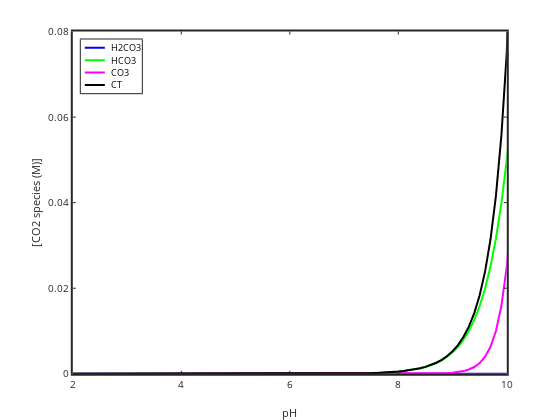

The notebook cell this image was saved under:
### Code cell
%plot -s 600,500 -f 'svg'
plot(pH,H2CO3,'b','linewidth',2)
hold on
plot(pH,HCO3,'g','linewidth',2)
plot(pH,CO3,'m','linewidth',2)
plot(pH,H2CO3+HCO3+CO3,'k-','linewidth',2)
xlabel('pH'); ylabel('[CO2 species (M)]');
legend('H2CO3','HCO3','CO3','CT','location','northwest');
set(gca,'linewidth',2);
title('Distribution diagram, Open CO2 system')
axis([2 10 0 0.08])

### Figure 1 — Plotly figure (JSON) as saved in the notebook; plotly's stock layout.template omitted (floating-point values rounded to 4 significant figures)
{"data": [{"line": {"color": "rgb(0,0,255)", "dash": "solid", "width": 2}, "marker": {"color": "rgb(0,0,255)", "line": {"color": "rgb(0,0,255)"}, "size": 6, "symbol": "none"}, "mode": "lines", "name": "H2CO3", "showlegend": true, "type": "scatter", "visibility": true, "x": [2, 2.1, 2.2, 2.3, 2.4, 2.5, 2.6, 2.7, 2.8, 2.9, 3, 3.1, 3.2, 3.3, 3.4, 3.5, 3.6, 3.7, 3.8, 3.9, 4, 4.1, 4.2, 4.3, 4.4, 4.5, 4.6, 4.7, 4.8, 4.9, 5, 5.1, 5.2, 5.3, 5.4, 5.5, 5.6, 5.7, 5.8, 5.9, 6, 6.1, 6.2, 6.3, 6.4, 6.5, 6.6, 6.7, 6.8, 6.9, 7, 7.1, 7.2, 7.3, 7.4, 7.5, 7.6, 7.7, 7.8, 7.9, 8, 8.1, 8.2, 8.3, 8.4, 8.5, 8.6, 8.7, 8.8, 8.9, 9, 9.1, 9.2, 9.3, 9.4, 9.5, 9.6, 9.7, 9.8, 9.9, 10, 10.1, 10.2, 10.3, 10.4, 10.5, 10.6, 10.7, 10.8, 10.9, 11, 11.1, 11.2, 11.3, 11.4, 11.5, 11.6, 11.7, 11.8, 11.9, 12], "xaxis": "x", "y": [1e-05, 1e-05, 1e-05, 1e-05, 1e-05, 1e-05, 1e-05, 1e-05, 1e-05, 1e-05, 1e-05, 1e-05, 1e-05, 1e-05, 1e-05, 1e-05, 1e-05, 1e-05, 1e-05, 1e-05, 1e-05, 1e-05, 1e-05, 1e-05, 1e-05, 1e-05, 1e-05, 1e-05, 1e-05, 1e-05, 1e-05, 1e-05, 1e-05, 1e-05, 1e-05, 1e-05, 1e-05, 1e-05, 1e-05, 1e-05, 1e-05, 1e-05, 1e-05, 1e-05, 1e-05, 1e-05, 1e-05, 1e-05, 1e-05, 1e-05, 1e-05, 1e-05, 1e-05, 1e-05, 1e-05, 1e-05, 1e-05, 1e-05, 1e-05, 1e-05, 1e-05, 1e-05, 1e-05, 1e-05, 1e-05, 1e-05, 1e-05, 1e-05, 1e-05, 1e-05, 1e-05, 1e-05, 1e-05, 1e-05, 1e-05, 1e-05, 1e-05, 1e-05, 1e-05, 1e-05, 1e-05, 1e-05, 1e-05, 1e-05, 1e-05, 1e-05, 1e-05, 1e-05, 1e-05, 1e-05, 1e-05, 1e-05, 1e-05, 1e-05, 1e-05, 1e-05, 1e-05, 1e-05, 1e-05, 1e-05, 1e-05], "yaxis": "y"}, {"line": {"color": "rgb(0,255,0)", "dash": "solid", "width": 2}, "marker": {"color": "rgb(0,255,0)", "line": {"color": "rgb(0,255,0)"}, "size": 6, "symbol": "none"}, "mode": "lines", "name": "HCO3", "showlegend": true, "type": "scatter", "visibility": true, "x": [2, 2.1, 2.2, 2.3, 2.4, 2.5, 2.6, 2.7, 2.8, 2.9, 3, 3.1, 3.2, 3.3, 3.4, 3.5, 3.6, 3.7, 3.8, 3.9, 4, 4.1, 4.2, 4.3, 4.4, 4.5, 4.6, 4.7, 4.8, 4.9, 5, 5.1, 5.2, 5.3, 5.4, 5.5, 5.6, 5.7, 5.8, 5.9, 6, 6.1, 6.2, 6.3, 6.4, 6.5, 6.6, 6.7, 6.8, 6.9, 7, 7.1, 7.2, 7.3, 7.4, 7.5, 7.6, 7.7, 7.8, 7.9, 8, 8.1, 8.2, 8.3, 8.4, 8.5, 8.6, 8.7, 8.8, 8.9, 9, 9.1, 9.2, 9.3, 9.4, 9.5, 9.6, 9.7, 9.8, 9.9, 10, 10.1, 10.2, 10.3, 10.4, 10.5, 10.6, 10.7, 10.8, 10.9, 11, 11.1, 11.2, 11.3, 11.4, 11.5, 11.6, 11.7, 11.8, 11.9, 12], "xaxis": "x", "y": [5.012e-10, 6.31e-10, 7.943e-10, 1e-09, 1.259e-09, 1.585e-09, 1.995e-09, 2.512e-09, 3.162e-09, 3.981e-09, 5.012e-09, 6.31e-09, 7.943e-09, 1e-08, 1.259e-08, 1.585e-08, 1.995e-08, 2.512e-08, 3.162e-08, 3.981e-08, 5.012e-08, 6.31e-08, 7.943e-08, 1e-07, 1.259e-07, 1.585e-07, 1.995e-07, 2.512e-07, 3.162e-07, 3.981e-07, 5.012e-07, 6.31e-07, 7.943e-07, 1e-06, 1.259e-06, 1.585e-06, 1.995e-06, 2.512e-06, 3.162e-06, 3.981e-06, 5.012e-06, 6.31e-06, 7.943e-06, 1e-05, 1.259e-05, 1.585e-05, 1.995e-05, 2.512e-05, 3.162e-05, 3.981e-05, 5.012e-05, 6.31e-05, 7.943e-05, 0.0001, 0.0001259, 0.0001585, 0.0001995, 0.0002512, 0.0003162, 0.0003981, 0.0005012, 0.000631, 0.0007943, 0.001, 0.001259, 0.001585, 0.001995, 0.002512, 0.003162, 0.003981, 0.005012, 0.00631, 0.007943, 0.01, 0.01259, 0.01585, 0.01995, 0.02512, 0.03162, 0.03981, 0.05012, 0.0631, 0.07943, 0.1, 0.1259, 0.1585, 0.1995, 0.2512, 0.3162, 0.3981, 0.5012, 0.631, 0.7943, 1.0, 1.259, 1.585, 1.995, 2.512, 3.162, 3.981, 5.012], "yaxis": "y"}, {"line": {"color": "rgb(255,0,255)", "dash": "solid", "width": 2}, "marker": {"color": "rgb(255,0,255)", "line": {"color": "rgb(255,0,255)"}, "size": 6, "symbol": "none"}, "mode": "lines", "name": "CO3", "showlegend": true, "type": "scatter", "visibility": true, "x": [2, 2.1, 2.2, 2.3, 2.4, 2.5, 2.6, 2.7, 2.8, 2.9, 3, 3.1, 3.2, 3.3, 3.4, 3.5, 3.6, 3.7, 3.8, 3.9, 4, 4.1, 4.2, 4.3, 4.4, 4.5, 4.6, 4.7, 4.8, 4.9, 5, 5.1, 5.2, 5.3, 5.4, 5.5, 5.6, 5.7, 5.8, 5.9, 6, 6.1, 6.2, 6.3, 6.4, 6.5, 6.6, 6.7, 6.8, 6.9, 7, 7.1, 7.2, 7.3, 7.4, 7.5, 7.6, 7.7, 7.8, 7.9, 8, 8.1, 8.2, 8.3, 8.4, 8.5, 8.6, 8.7, 8.8, 8.9, 9, 9.1, 9.2, 9.3, 9.4, 9.5, 9.6, 9.7, 9.8, 9.9, 10, 10.1, 10.2, 10.3, 10.4, 10.5, 10.6, 10.7, 10.8, 10.9, 11, 11.1, 11.2, 11.3, 11.4, 11.5, 11.6, 11.7, 11.8, 11.9, 12], "xaxis": "x", "y": [2.512e-18, 3.981e-18, 6.31e-18, 1e-17, 1.585e-17, 2.512e-17, 3.981e-17, 6.31e-17, 1e-16, 1.585e-16, 2.512e-16, 3.981e-16, 6.31e-16, 1e-15, 1.585e-15, 2.512e-15, 3.981e-15, 6.31e-15, 1e-14, 1.585e-14, 2.512e-14, 3.981e-14, 6.31e-14, 1e-13, 1.585e-13, 2.512e-13, 3.981e-13, 6.31e-13, 1e-12, 1.585e-12, 2.512e-12, 3.981e-12, 6.31e-12, 1e-11, 1.585e-11, 2.512e-11, 3.981e-11, 6.31e-11, 1e-10, 1.585e-10, 2.512e-10, 3.981e-10, 6.31e-10, 1e-09, 1.585e-09, 2.512e-09, 3.981e-09, 6.31e-09, 1e-08, 1.585e-08, 2.512e-08, 3.981e-08, 6.31e-08, 1e-07, 1.585e-07, 2.512e-07, 3.981e-07, 6.31e-07, 1e-06, 1.585e-06, 2.512e-06, 3.981e-06, 6.31e-06, 1e-05, 1.585e-05, 2.512e-05, 3.981e-05, 6.31e-05, 0.0001, 0.0001585, 0.0002512, 0.0003981, 0.000631, 0.001, 0.001585, 0.002512, 0.003981, 0.00631, 0.01, 0.01585, 0.02512, 0.03981, 0.0631, 0.1, 0.1585, 0.2512, 0.3981, 0.631, 1.0, 1.585, 2.512, 3.981, 6.31, 10.0, 15.85, 25.12, 39.81, 63.1, 100.0, 158.5, 251.2], "yaxis": "y"}, {"line": {"color": "rgb(0, 0, 0)", "dash": "solid", "width": 2}, "marker": {"color": "rgb(0, 0, 0)", "line": {"color": "rgb(0, 0, 0)"}, "size": 6, "symbol": "none"}, "mode": "lines", "name": "CT", "showlegend": true, "type": "scatter", "visibility": true, "x": [2, 2.1, 2.2, 2.3, 2.4, 2.5, 2.6, 2.7, 2.8, 2.9, 3, 3.1, 3.2, 3.3, 3.4, 3.5, 3.6, 3.7, 3.8, 3.9, 4, 4.1, 4.2, 4.3, 4.4, 4.5, 4.6, 4.7, 4.8, 4.9, 5, 5.1, 5.2, 5.3, 5.4, 5.5, 5.6, 5.7, 5.8, 5.9, 6, 6.1, 6.2, 6.3, 6.4, 6.5, 6.6, 6.7, 6.8, 6.9, 7, 7.1, 7.2, 7.3, 7.4, 7.5, 7.6, 7.7, 7.8, 7.9, 8, 8.1, 8.2, 8.3, 8.4, 8.5, 8.6, 8.7, 8.8, 8.9, 9, 9.1, 9.2, 9.3, 9.4, 9.5, 9.6, 9.7, 9.8, 9.9, 10, 10.1, 10.2, 10.3, 10.4, 10.5, 10.6, 10.7, 10.8, 10.9, 11, 11.1, 11.2, 11.3, 11.4, 11.5, 11.6, 11.7, 11.8, 11.9, 12], "xaxis": "x", "y": [1e-05, 1e-05, 1e-05, 1e-05, 1e-05, 1e-05, 1e-05, 1e-05, 1e-05, 1e-05, 1.001e-05, 1.001e-05, 1.001e-05, 1.001e-05, 1.001e-05, 1.002e-05, 1.002e-05, 1.003e-05, 1.003e-05, 1.004e-05, 1.005e-05, 1.006e-05, 1.008e-05, 1.01e-05, 1.013e-05, 1.016e-05, 1.02e-05, 1.025e-05, 1.032e-05, 1.04e-05, 1.05e-05, 1.063e-05, 1.079e-05, 1.1e-05, 1.126e-05, 1.158e-05, 1.2e-05, 1.251e-05, 1.316e-05, 1.398e-05, 1.501e-05, 1.631e-05, 1.794e-05, 2e-05, 2.259e-05, 2.585e-05, 2.996e-05, 3.513e-05, 4.163e-05, 4.983e-05, 6.014e-05, 7.314e-05, 8.95e-05, 0.0001101, 0.0001361, 0.0001687, 0.0002099, 0.0002618, 0.0003272, 0.0004097, 0.0005137, 0.0006449, 0.0008106, 0.00102, 0.001285, 0.00162, 0.002045, 0.002585, 0.003272, 0.00415, 0.005273, 0.006718, 0.008584, 0.01101, 0.01418, 0.01837, 0.02394, 0.03144, 0.04163, 0.05567, 0.07525, 0.1029, 0.1425, 0.2, 0.2844, 0.4097, 0.5976, 0.8822, 1.316, 1.983, 3.013, 4.612, 7.104, 11.0, 17.11, 26.7, 41.81, 65.61, 103.2, 162.5, 256.2], "yaxis": "y"}, {"hoverinfo": "none", "line": {"color": "rgb(0,0,255)", "dash": "solid", "width": 2}, "marker": {"color": "rgb(0,0,255)", "line": {"color": "rgb(0,0,255)"}, "size": 6, "symbol": "none"}, "mode": "lines", "name": "", "showlegend": false, "type": "scatter", "visibility": true, "x": [3, 18], "xaxis": "x2", "y": [6.15, 6.15], "yaxis": "y2"}, {"hoverinfo": "none", "line": {"color": "rgb(0,255,0)", "dash": "solid", "width": 2}, "marker": {"color": "rgb(0,255,0)", "line": {"color": "rgb(0,255,0)"}, "size": 6, "symbol": "none"}, "mode": "lines", "name": "", "showlegend": false, "type": "scatter", "visibility": true, "x": [3, 18], "xaxis": "x2", "y": [15.45, 15.45], "yaxis": "y2"}, {"hoverinfo": "none", "line": {"color": "rgb(255,0,255)", "dash": "solid", "width": 2}, "marker": {"color": "rgb(255,0,255)", "line": {"color": "rgb(255,0,255)"}, "size": 6, "symbol": "none"}, "mode": "lines", "name": "", "showlegend": false, "type": "scatter", "visibility": true, "x": [3, 18], "xaxis": "x2", "y": [24.75, 24.75], "yaxis": "y2"}, {"hoverinfo": "none", "line": {"color": "rgb(0, 0, 0)", "dash": "solid", "width": 2}, "marker": {"color": "rgb(0, 0, 0)", "line": {"color": "rgb(0, 0, 0)"}, "size": 6, "symbol": "none"}, "mode": "lines", "name": "", "showlegend": false, "type": "scatter", "visibility": true, "x": [3, 18], "xaxis": "x2", "y": [34.05, 34.05], "yaxis": "y2"}], "layout": {"annotations": [{"font": {"color": "rgb(0, 0, 0)", "size": 9}, "showarrow": false, "text": "H2CO3", "x": 21, "xanchor": "left", "xref": "x2", "y": 6.15, "yanchor": "middle", "yref": "y2"}, {"font": {"color": "rgb(0, 0, 0)", "size": 9}, "showarrow": false, "text": "HCO3", "x": 21, "xanchor": "left", "xref": "x2", "y": 15.45, "yanchor": "middle", "yref": "y2"}, {"font": {"color": "rgb(0, 0, 0)", "size": 9}, "showarrow": false, "text": "CO3", "x": 21, "xanchor": "left", "xref": "x2", "y": 24.75, "yanchor": "middle", "yref": "y2"}, {"font": {"color": "rgb(0, 0, 0)", "size": 9}, "showarrow": false, "text": "CT", "x": 21, "xanchor": "left", "xref": "x2", "y": 34.05, "yanchor": "middle", "yref": "y2"}], "height": 420, "hovermode": "closest", "margin": {"b": 0, "l": 0, "r": 0, "t": 0}, "plot_bgcolor": "rgba(0, 0, 0, 0)", "showlegend": false, "width": 560, "xaxis": {"anchor": "y", "autorange": false, "domain": [0.13, 0.905], "exponentformat": "none", "gridcolor": "rgba(38,38,38,0.15)", "gridwidth": 2, "linecolor": "rgb(38,38,38)", "linewidth": 2, "mirror": "ticks", "range": [2, 10], "showgrid": false, "showline": true, "side": "bottom", "spikedash": "solid", "spikemode": "across", "spikesides": false, "spikethickness": 1, "tickangle": 0, "tickcolor": "rgb(38,38,38)", "tickfont": {"color": "rgb(38,38,38)", "size": 10}, "ticklen": 3, "ticks": "inside", "ticktext": ["2", "4", "6", "8", "10"], "tickvals": [2, 4, 6, 8, 10], "title": {"font": {"color": "rgb(38,38,38)", "size": 11}, "text": "pH"}, "type": "linear", "visible": true, "zeroline": false}, "xaxis2": {"anchor": "y2", "autorange": false, "domain": [0.1443, 0.2533], "exponentformat": "none", "fixedrange": true, "gridcolor": "rgba(38,38,38,0.15)", "gridwidth": 1, "linecolor": "rgb(38,38,38)", "linewidth": 1, "mirror": true, "range": [0, 45.72], "showgrid": false, "showline": true, "showspikes": false, "side": "bottom", "spikedash": "solid", "spikemode": "across", "spikesides": false, "spikethickness": 1, "tickangle": 0, "tickcolor": "rgb(38,38,38)", "tickfont": {"color": "rgb(38,38,38)", "size": 9}, "ticklen": 3, "ticks": "", "ticktext": [], "tickvals": [], "title": {"font": {"color": "rgb(0, 0, 0)", "size": 9.9}, "text": ""}, "type": "linear", "visible": true, "zeroline": false}, "yaxis": {"anchor": "x", "autorange": false, "domain": [0.11, 0.925], "exponentformat": "none", "gridcolor": "rgba(38,38,38,0.15)", "gridwidth": 2, "linecolor": "rgb(38,38,38)", "linewidth": 2, "mirror": "ticks", "range": [0, 0.08], "showgrid": false, "showline": true, "side": "left", "spikedash": "solid", "spikemode": "across", "spikesides": false, "spikethickness": 1, "tickangle": 0, "tickcolor": "rgb(38,38,38)", "tickfont": {"color": "rgb(38,38,38)", "size": 10}, "ticklen": 3, "ticks": "inside", "ticktext": ["0", "0.02", "0.04", "0.06", "0.08"], "tickvals": [0, 0.02, 0.04, 0.06, 0.08], "title": {"font": {"color": "rgb(38,38,38)", "size": 11}, "text": "[CO2 species (M)]"}, "type": "linear", "visible": true, "zeroline": false}, "yaxis2": {"anchor": "x2", "autorange": false, "domain": [0.7781, 0.9059], "exponentformat": "none", "fixedrange": true, "gridcolor": "rgba(38,38,38,0.15)", "gridwidth": 1, "linecolor": "rgb(38,38,38)", "linewidth": 1, "mirror": true, "range": [40.2, 0], "showgrid": false, "showline": true, "showspikes": false, "side": "left", "spikedash": "solid", "spikemode": "across", "spikesides": false, "spikethickness": 1, "tickangle": 0, "tickcolor": "rgb(38,38,38)", "tickfont": {"color": "rgb(38,38,38)", "size": 9}, "ticklen": 3, "ticks": "", "ticktext": [], "tickvals": [], "title": {"font": {"color": "rgb(0, 0, 0)", "size": 9.9}, "text": ""}, "type": "linear", "visible": true, "zeroline": false}}}
